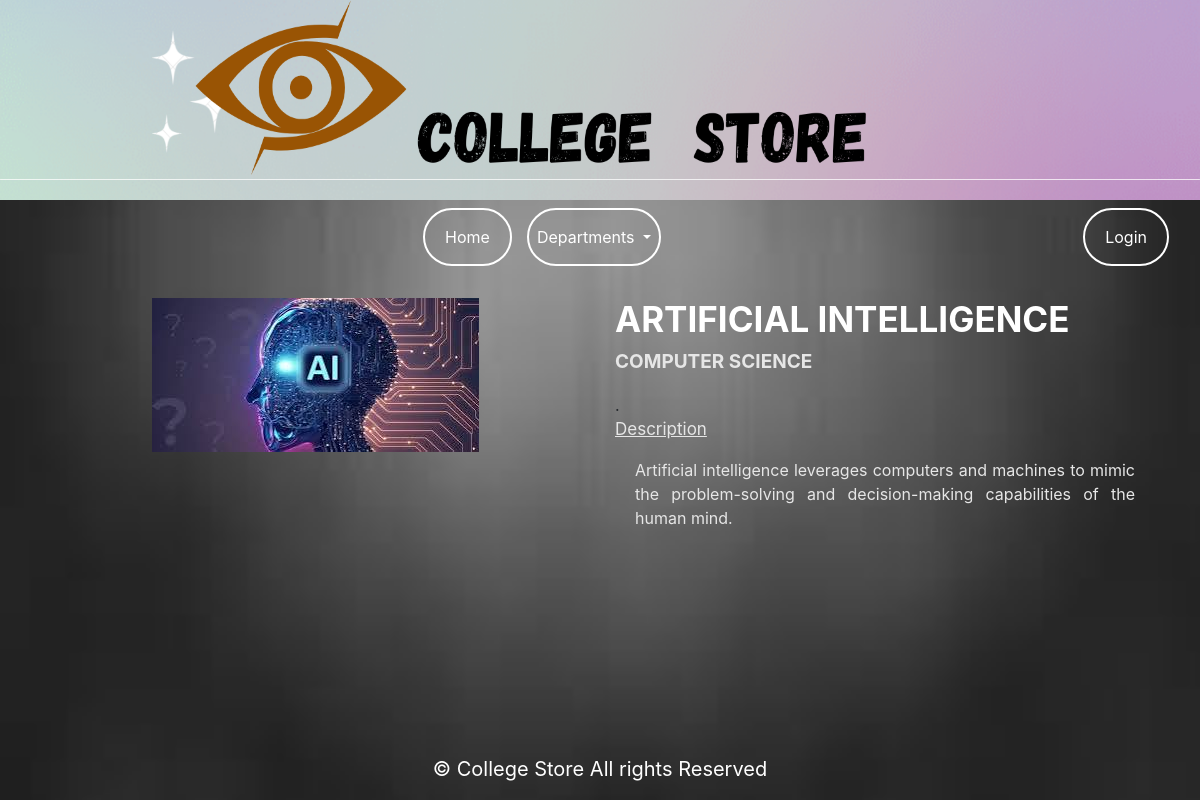
/computer-science/artificial-intelligence/, run on the app's committed database.
### storeapp/models.py (models this page shows, shortened)
class Course(models.Model):
    name = models.CharField(max_length=250, unique=True)
    slug = models.SlugField(max_length=250, unique=True)
    description = models.TextField(blank=True)
    department = models.ForeignKey(Department, on_delete=models.CASCADE)
    image = models.ImageField(upload_to='course', blank=True)
    Seat_availability = models.IntegerField()
    available = models.BooleanField(default=True)
    created = models.DateTimeField(auto_now_add=True)
    updated = models.DateTimeField(auto_now=True)
    class Meta:
        ordering = ('name',)
        verbose_name = 'course'
        verbose_name_plural = 'courses'

class Department(models.Model):
    name = models.CharField(max_length=250, unique=True)
    slug = models.SlugField(max_length=250, unique=True)
    Hod = models.CharField(max_length=250, unique=True)
    description = models.TextField(blank=True)
    image = models.ImageField(upload_to='department', blank=True)
    class Meta:
        ordering = ('name',)
        verbose_name = 'department'
        verbose_name_plural = 'departments'
    def get_url(self):
        return reverse('storeapp:deptdetail',args=[self.slug])
    def __str__(self):
        return '{}' .format(self.name)

### storeapp/views.py (the view)
# urls.py: path('<slug:c_slug>/<slug:course_slug>/', views.coursedetail, name='coursedetail'),
def coursedetail(request,c_slug,course_slug):
    try:
        course=Course.objects.get(department__slug=c_slug,slug=course_slug)
    except Exception as e:
        raise e
    return render(request,'course.html',{'course':course})

### storeapp/context_processors.py (called while the page is built)
def menu_links(request):
    links=Department.objects.all()
    return dict(links=links)

### templates/course.html (shortened to what this page needs)
{% extends 'base.html' %}
{% load static %}
{% block content %}
<body class="bodyfordep">
<div class="container">
  <br>
<div class="row">
    <div class="col-12 col-sm-12 col-md-12 col-lg-6 text-center">
        <div style="min-width:18rem;">
            <img src="{{course.image.url}}" alt="{{course.name}}">
        </div>
    </div>
        <div class="col-12 col-sm-12 col-md-12 col-lg-6">
            <div>
            <h1 class="head-title">{{course.name|upper}}</h1>
            <p class="mytitle"><b>{{course.department|upper}}</b></p>.
            <p class="mysubtitle"><u>Description</u></p>
            <p class="mytext">{{course.description}}</p>
        </div>
    </div>
    </div>
</div>
</div>
</body>
{% endblock %}

### static/css/custom.css (style rules this page uses)
.bodyfordep { background-image: url('bg-dep.jpg'); background-size: cover; background-position: center; height:100vh; margin: 0; padding: 0; }
::placeholder { color: #e5e5e5; }
.head-title { font-size: 35px; font-weight:bold; color:#fff; cursor: pointer; }
.mytext { color:#e6e6e6; font-size:16px; padding:0 20px 20px 20px; text-align: justify; }
.mytitle { color:#e6e6e6; font-size:19px; text-align: justify; }
.mysubtitle { color:#e6e6e6; font-size:17px; text-align: justify; }

### data on the page
Course: image (picture), name "ARTIFICIAL INTELLIGENCE", department "COMPUTER SCIENCE", description "Artificial intelligence leverages computers and machines to mimic the problem-solving and decision-making capabilities of the human mind."
